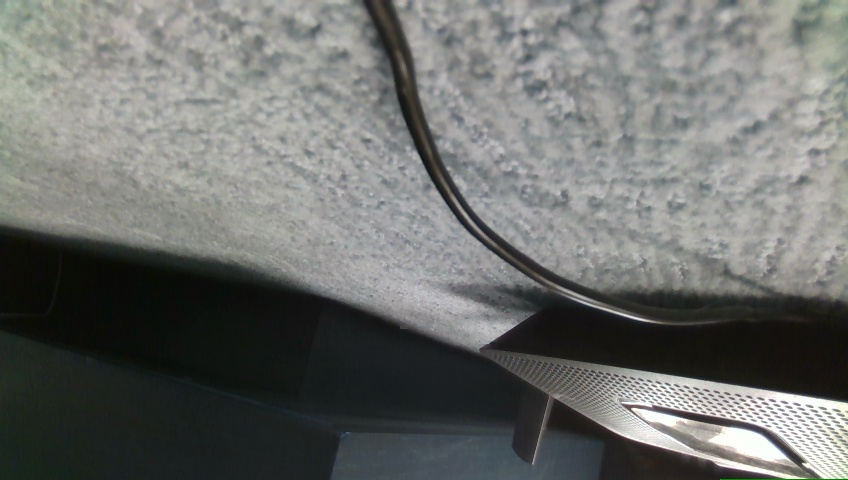
#> input picture jetsoncar_ros2_ws/src/ai_drivers/examples/test_dataset/dataset/color_images/1577123469.0966425.jpg, 848 x 480 px
$ python -i utils.py   (imports and definitions only)
#> lines starting #> are read from the running program, lines starting #| are printed output that depends on the picture
#https://github.com/llSourcell/How_to_simulate_a_self_driving_car/blob/master/utils.py

import cv2, os
import numpy as np
import matplotlib.image as mpimg

#Hal
#inmage depth channels will need to be mutliplied by 4 for past frame processing (context)
IMAGE_HEIGHT, IMAGE_WIDTH, IMAGE_CHANNELS = 60, 212, 3
INPUT_SHAPE = (IMAGE_HEIGHT, IMAGE_WIDTH, IMAGE_CHANNELS)

# [5 lines left out: function load_image, not called in this run]


def crop(image):
    """
    Crop the image (removing the sky at the top and the car front at the bottom)
    """
    return image[240:-1, :, :] # remove the sky
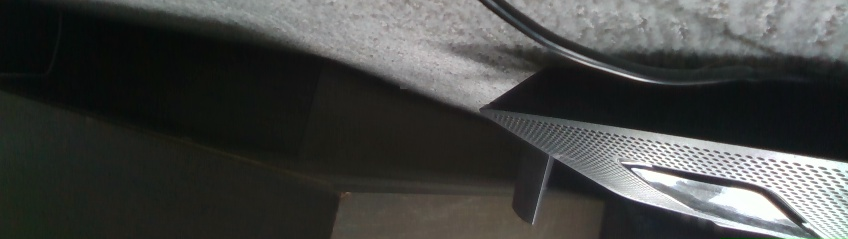
#> returned value: shape (239, 848, 3); mean of channels 0, 1, 2 67.9, 70, 68.5; drawn as B, G, R


def resize(image):
    """
    Resize the image to the input shape used by the network model
    """
    return cv2.resize(image, (IMAGE_WIDTH, IMAGE_HEIGHT), cv2.INTER_AREA)
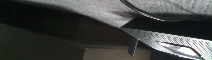
#> returned value: shape (60, 212, 3); mean of channels 0, 1, 2 67.7, 69.8, 68.4; drawn as B, G, R


def rgb2yuv(image):
    """
    Convert the image from RGB to YUV (This is what the NVIDIA model does)
    """
    return cv2.cvtColor(image, cv2.COLOR_RGB2YUV)
#> returned value: shape (60, 212, 3); mean of channels 0, 1, 2 69.1, 127.7, 126.8


def preprocess(image):
    """
    Combine all preprocess functions into one
    """
    image = crop(image)
    image = resize(image)
    image = rgb2yuv(image)
    return image


def choose_image(data_dir, img_path, steering_angle):
    return load_image(data_dir, img_path), steering_angle


# [96 lines left out: functions random_flip, random_translate, random_shadow, random_brightness, augument, batch_generator, not called in this run]

>>> import cv2
>>> picture = cv2.cvtColor(cv2.imread('../../../../../jetsoncar_ros2_ws/src/ai_drivers/examples/test_dataset/dataset/color_images/1577123469.0966425.jpg'), cv2.COLOR_BGR2RGB)
>>> result = preprocess(picture)
